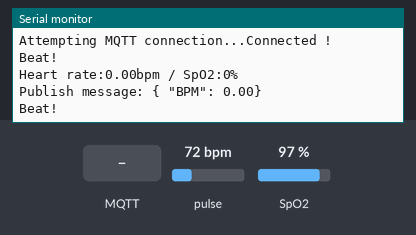
Bench run of a sketch on a simulated ESP32. Shown: the last lines printed to the serial monitor. Inputs (shaded band) come from the test bench; at power-on: pulse 72 bpm, SpO2 97 %. WiFi joins after 1.5 s; servers stay silent unless stated; no MQTT or app messages arrive unless stated.

Above: at 3.2 s.
3.3 s: MQTT message "1" arrives on the first subscribed topic
At 3.57 s:
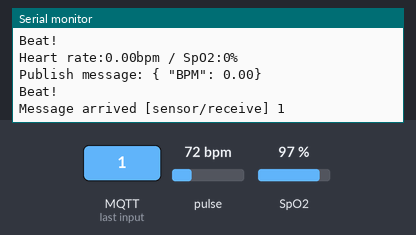
4.8 s: MQTT message "on" arrives on the first subscribed topic
At 5.3 s:
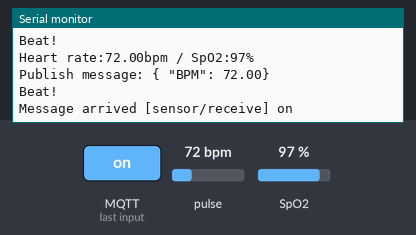
6.3 s: MQTT message "off" arrives on the first subscribed topic
At 6.9 s:
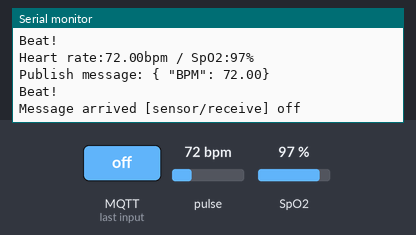
7.8 s: pulse set to 42 bpm
At 9.0 s:
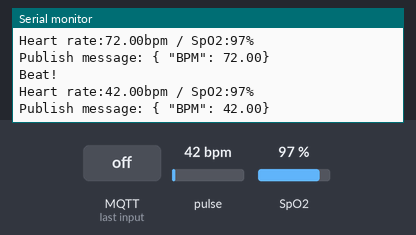
9.3 s: SpO2 set to 80 %
At 10.6 s:
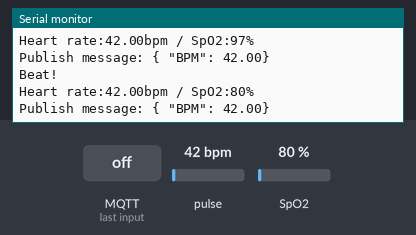
10.8 s: pulse set to 70 bpm
At 11.1 s:
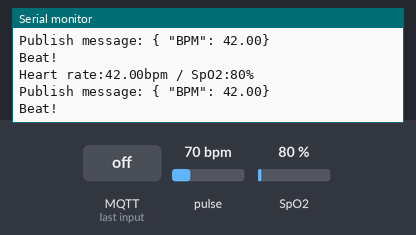
Timing chart, 0 to 13.3 s (numbered marks = the images above; inputs shaded):
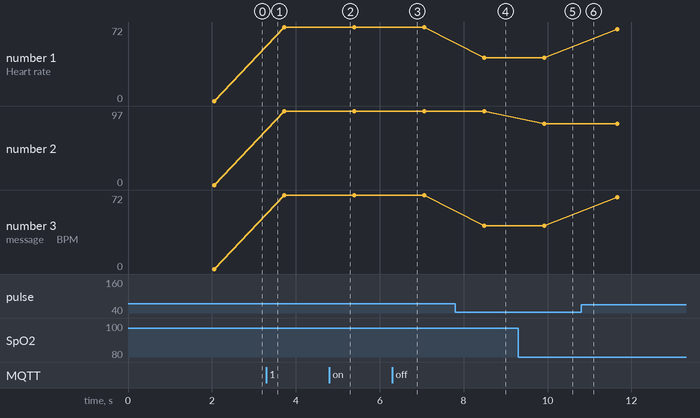

Measured:
- after the input at 3.3 s, the serial monitor: prints a new line at once (image 1)
- after the input at 4.8 s, the serial monitor: prints a new line at once (image 2)
- after the input at 6.3 s, the serial monitor: prints a new line at once (image 3)
- after the input at 7.8 s, the serial monitor: prints a new line after 0.69 s (image 4)
- after the input at 9.3 s, the serial monitor: prints a new line after 0.62 s (image 5)
- plotted number 1: 72 → 42 after the input at 7.8 s, 42 → 70 after the input at 10.8 s
- plotted number 2: 97 → 80 after the input at 9.3 s
- plotted number 3: 72 → 42 after the input at 7.8 s, 42 → 70 after the input at 10.8 s

The sketch:

heart_rate_sensor_node_red.ino
```cpp
#include <PubSubClient.h>
#include <WiFi.h>
#include <Wire.h>
#include "MAX30100_PulseOximeter.h"
#define REPORTING_PERIOD_MS 1000
#define Subscribe "sensor/receive"
#define Publish "sensor/send"

const char* ssid = "Ohm";
const char* password = "123456789";
const char* mqttServer = "broker.hivemq.com";
const int mqttPort = 1883;
const char* topic = "sensor/receive";
float BPM;
unsigned long initialMillis = millis();
const char* mqttClient = "ohm_arthakorn";
const char* mqttUsername = "";
const char* mqttPassword = "";

String DataString;
long lastMsg = 0;
int value = 0;
char msg[100];


WiFiClient espClient;
PubSubClient client(espClient);
PulseOximeter pox;

uint32_t tsLastReport = 0;

// * ฟังก์ชันสำหรับการเชื่อมต่อ MQTT เข้ากับ Node Red
void reconnect() {
  while (!client.connected()) {
    Serial.print("Attempting MQTT connection...");
    if (client.connect(mqttClient, mqttUsername, mqttPassword)) {
      Serial.println("Connected !");
      client.subscribe(Subscribe);
    } else {
      Serial.print("Failed, rc=");
      Serial.print(client.state());
      Serial.println(" Try again in 1 seconds !");
      delay(1000);
    }
  }
}

void connectedWiFi() {
  WiFi.begin(ssid, password);
  Serial.print("Connecting to WiFi...");
  while (WiFi.status() != WL_CONNECTED) {
    delay(1000);
    Serial.print(".");
  }

  Serial.println("\nConnected!");
  Serial.print("IP Address: ");
  Serial.println(WiFi.localIP());
}

void callback(char* topic, byte* payload, unsigned int length) {
  Serial.print("Message arrived [");
  Serial.print(topic);
  Serial.print("] ");
  String message;

  for (int i = 0; i < length; i++) {
    message = message + char(payload[i]);
  }

  Serial.println(message);
}

void sendHeartBeat() {
  pox.update();
  BPM = pox.getHeartRate();
  lastMsg = initialMillis;
  ++value;
  DataString = "{ \"BPM\": " + String(pox.getHeartRate()) + "}";
  DataString.toCharArray(msg, 100);
  Serial.print("Publish message: ");
  Serial.println(msg);
  client.publish(Subscribe, msg);
  delay(1);
  client.loop();
}

void onBeatDetected() {
  Serial.println("Beat!");
  pox.update();
  if (millis() - tsLastReport > REPORTING_PERIOD_MS) {
    Serial.print("Heart rate:");
    Serial.print(pox.getHeartRate());
    Serial.print("bpm / SpO2:");
    Serial.print(pox.getSpO2());
    Serial.println("%");

    // Run function for sending value here!
    sendHeartBeat();
    tsLastReport = millis();
  }
}


void setup() {
  Serial.begin(115200);
  Serial.print("Initializing pulse oximeter..");

  if (!pox.begin()) {
    Serial.println("FAILED");
    for (;;)
      ;
  } else {
    Serial.println("SUCCESS");
  }
  // Function that when to put finger to sensor that'll back to this function to do the task!
  // เมื่อคุณเอานิ้วมาวางบน Sensor มันจะกลับมาทำงานที่ฟังก์ชันนี้
  pox.setOnBeatDetectedCallback(onBeatDetected);
  connectedWiFi();
  client.setServer(mqttServer, mqttPort);
  client.setCallback(callback);
  client.subscribe(Subscribe);
}

void loop() {
  if (!client.connected()) {
    reconnect();
  }
  client.loop();
  pox.update();
}
```
